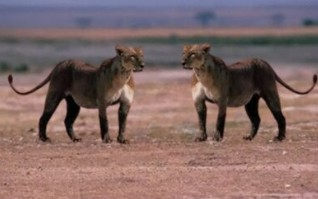
#> input picture src/modules/sift/test_images/example_copy.jpg, 318 x 199 px
$ python -i edge_module.py   (imports and definitions only)   (older library calls are emulated)
#> lines starting #> are read from the running program, lines starting #| are printed output that depends on the picture; after the words box and inside, x2 and y2 are one past the last pixel; in counts of white or black regions, pixels touching at a corner belong together
# -*- coding: utf-8 -*-
import cv2
import numpy as np
from typing import Tuple, Optional

def _to_gray_and_hsv(bgr_image: np.ndarray) -> Tuple[np.ndarray, np.ndarray]:
    try:
        gray_image = cv2.cvtColor(bgr_image, cv2.COLOR_BGR2GRAY)
        hsv_image = cv2.cvtColor(bgr_image, cv2.COLOR_BGR2HSV)
    except cv2.error as e:
        print(f"[EDGE_ERROR] Color conversion failed: {e}")
        return None, None
    return gray_image, hsv_image

def calculate_edge_intensity(gray_image: np.ndarray) -> float:
    laplacian = cv2.Laplacian(gray_image, cv2.CV_64F)
    laplacian_abs = np.abs(laplacian)
    edges = laplacian_abs[laplacian_abs > 0]
    return float(np.mean(edges)) if edges.size > 0 else 0.0

def calculate_discontinuity_ratio(gray_image: np.ndarray) -> Tuple[float, np.ndarray]:
    v = np.median(gray_image)
    sigma = 0.33
    T_low = int(max(0, (1.0 - sigma) * v))
    T_high = int(min(255, (1.0 + sigma) * v))
    canny_map = cv2.Canny(gray_image, T_low, T_high)
    total = np.sum(canny_map == 255)
    if total == 0:
        return 0.0, canny_map

    norm_edges = canny_map / 255.0
    kernel = np.ones((3, 3), np.float32)
    neighbor_count = cv2.filter2D(norm_edges, -1, kernel)
    endpoints = (neighbor_count <= 2) & (norm_edges == 1)
    ratio = np.sum(endpoints) / total
    return float(ratio), canny_map

def calculate_hsv_change_mean(hsv_image: np.ndarray, canny_map: np.ndarray) -> float:
    if np.sum(canny_map == 255) == 0:
        return 0.0
    h, s, v = cv2.split(hsv_image)
    gradient_sum = np.zeros_like(h, dtype=np.float64)
    for c in [h, s, v]:
        gx = cv2.Sobel(c, cv2.CV_64F, 1, 0)
        gy = cv2.Sobel(c, cv2.CV_64F, 0, 1)
        gradient_sum += np.sqrt(gx**2 + gy**2)
    return float(np.mean(gradient_sum[canny_map == 255]))

def analyze_edge_continuity(bgr_image: np.ndarray) -> Optional[Tuple[np.ndarray, np.ndarray]]:
    gray, hsv = _to_gray_and_hsv(bgr_image)
    if gray is None: return None
    edge_intensity = calculate_edge_intensity(gray)
    discontinuity_ratio, canny_map = calculate_discontinuity_ratio(gray)
    hsv_change = calculate_hsv_change_mean(hsv, canny_map)
    vector = np.array([discontinuity_ratio, edge_intensity, hsv_change], dtype=np.float32)
    return vector, canny_map

>>> import cv2
>>> picture = cv2.imread('../sift/test_images/example_copy.jpg')
#> picture is the input picture: shape (199, 318, 3); mean B, G, R 102.9, 105.2, 129.7
>>> result = analyze_edge_continuity(picture)
#> in _to_gray_and_hsv, `hsv_image = cv2.cvtColor(bgr_image, cv2.COLOR_BGR2HSV)`: hsv_image: shape (199, 318, 3); mean H, S, V 40.7, 72, 134.6
#> in calculate_edge_intensity, `laplacian_abs = np.abs(laplacian)`:
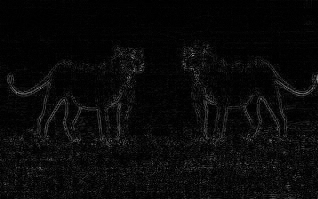
#> laplacian_abs: shape (199, 318) float64; min 0, max 152, mean 9.2
#> in analyze_edge_continuity, `edge_intensity = calculate_edge_intensity(gray)`: edge_intensity = 10.02
#> in calculate_discontinuity_ratio, `v = np.median(gray_image)`: v = 121
#> in calculate_discontinuity_ratio, `T_low = int(max(0, (1.0 - sigma) * v))`: T_low = 81
#> in calculate_discontinuity_ratio, `T_high = int(min(255, (1.0 + sigma) * v))`: T_high = 160
#> in calculate_discontinuity_ratio, `canny_map = cv2.Canny(gray_image, T_low, T_high)`:
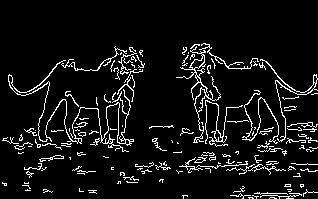
#> canny_map: shape (199, 318); 7.5% white in thin lines or dots, all inside (x1, y1, x2, y2) = (2, 43, 318, 199)
#> in calculate_discontinuity_ratio, `total = np.sum(canny_map == 255)`: total = 4717
#> in calculate_discontinuity_ratio, `endpoints = (neighbor_count <= 2) & (norm_edges == 1)`:
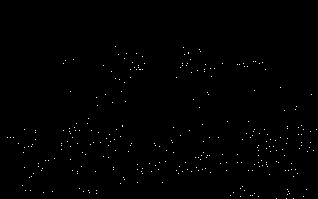
#> endpoints: shape (199, 318) bool; 0.47% white in thin lines or dots, all inside (x1, y1, x2, y2) = (7, 46, 317, 199)
#> in calculate_discontinuity_ratio, `ratio = np.sum(endpoints) / total`: ratio = 0.0628
#> in calculate_hsv_change_mean, `h, s, v = cv2.split(hsv_image)`:
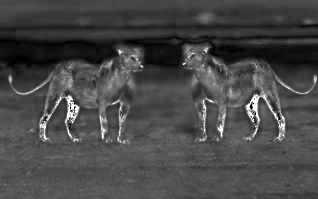
#> s: shape (199, 318); min 0, max 255, mean 72
#> in calculate_hsv_change_mean, `h, s, v = cv2.split(hsv_image)`:
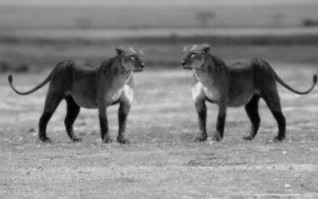
#> v: shape (199, 318); min 0, max 237, mean 134.6
#> the loop in calculate_hsv_change_mean, `for c in [h, s, v]:` made 3 passes
#> pass 1, in calculate_hsv_change_mean, `gy = cv2.Sobel(c, cv2.CV_64F, 0, 1)`:
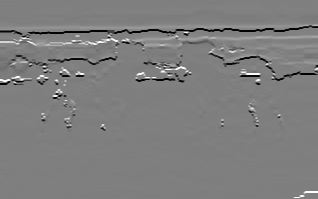
#> gy: shape (199, 318) float64; min -714, max 716, mean -4; drawn with min black and max white
#> after the loop in calculate_hsv_change_mean, `for c in [h, s, v]:`:
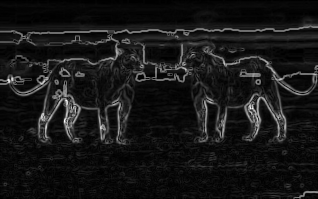
#> gradient_sum: shape (199, 318) float64; min 0, max 1700.4, mean 156.6; drawn with min black and max white
#> in analyze_edge_continuity, `hsv_change = calculate_hsv_change_mean(hsv, canny_map)`: hsv_change = 379.5
#> in analyze_edge_continuity, `vector = np.array([discontinuity_ratio, edge_intensity, hsv_change], d..`: vector = [0.0628, 10.02, 379.5]
